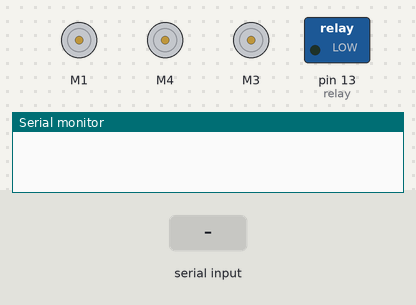
Recording of a sketch running on a simulated Arduino Uno, built with avr-gcc and run on an emulated ATmega328P. Shown: 3 × DC motor (green arrow = forward, orange = backward, longer = faster), switched loads named in the sketch (green lamp = pin HIGH), the last lines printed to the serial monitor. The inputs (shaded band) are chosen by the test bench.

Above: at 1.2 s.
1.3 s: "F" received over the second serial link
At 1.9 s:
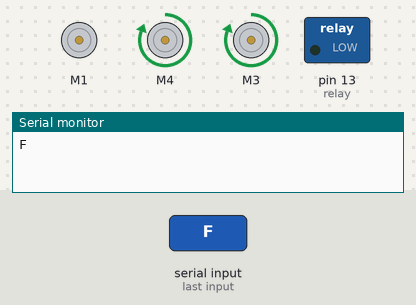
2.8 s: "B" received over the second serial link
At 3.1 s:
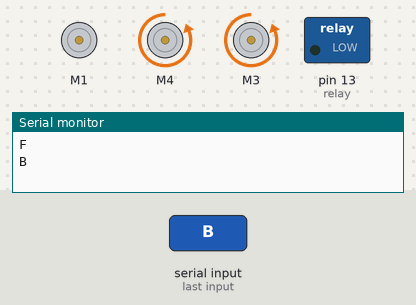
4.3 s: "R" received over the second serial link
At 5.4 s:
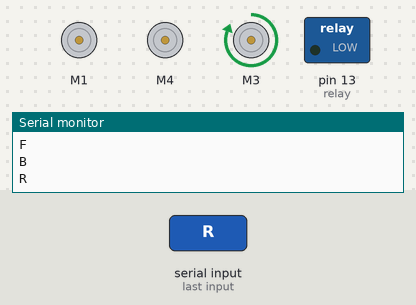
5.8 s: "L" received over the second serial link
At 6.5 s:
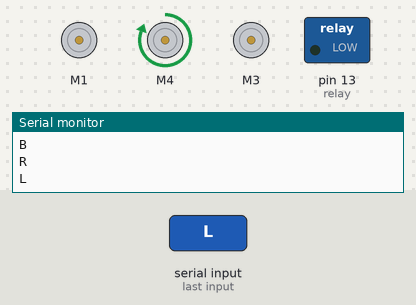
7.3 s: "G" received over the second serial link
At 7.7 s:
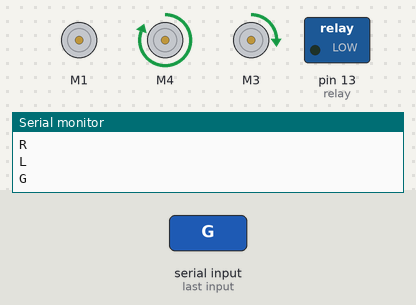
8.8 s: "I" received over the second serial link
At 10.0 s:
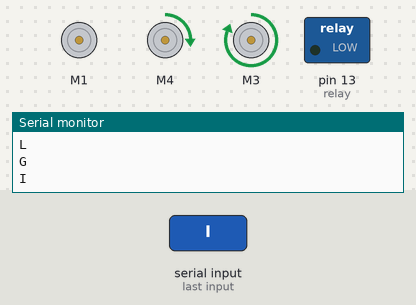
Timing chart, 0 to 11.3 s (numbered marks = the images above; inputs shaded):
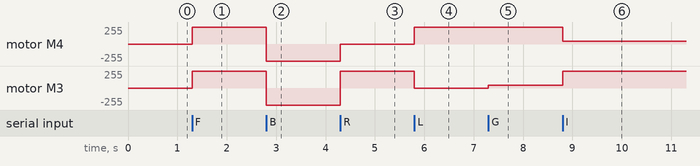

The sketch:

3CTEAM_code.ino
```cpp
#include <SoftwareSerial.h> //Thư viện sử dụng bất kỳ 2 chân digital nào để làm chân TX RX
#include <AFMotor.h>

SoftwareSerial mybluetooth(9,10); // Khai báo tên Bluetooth và chân TX RX (2-TX, 3-RX)
int M2;   // đầu ra m2
char docgiatri; //Biến docgiatri kiểu char
AF_DCMotor motor1(4); // banh phai vao M4
AF_DCMotor motor2(3); // banh trai vao M3
AF_DCMotor motor3(1);


int tai = 40;  // biến cho tốc độ xe di chuyển
int relay = 13; // noi chan digital 2

void setup()
{
  Serial.begin(9600);
  mybluetooth.begin(9600); //Kết nối Bluetooth với tốc độ baud là 9600
  motor3.setSpeed(255);
  pinMode (M2,OUTPUT);
  pinMode (relay,OUTPUT);
  digitalWrite (relay, LOW);
}
void Stop(){
  motor1.run(RELEASE);
  motor2.run(RELEASE);
}
void loop()
{
  while(mybluetooth.available() > 0) //Nếu tín hiệu của bluetooth lớn hơn 0, tức là đã kết nối OK
  {
    docgiatri = mybluetooth.read(); //Đọc các giá trị trên app được kết nối qua bluetooth và gán vào docgiatri
    Stop();
    Serial.println(docgiatri); //in giá trị lên cổng Serial
    Serial.println("");
  // các trường hợp di chuyển của xe
      if(docgiatri =='F'){          // tiến
        motor1.setSpeed(255);
        motor2.setSpeed(255);
        motor1.run(FORWARD);
        motor2.run(FORWARD);

    }
    else if(docgiatri=='B'){      // lùi
        motor1.setSpeed(255);
        motor2.setSpeed(255);
        motor1.run(BACKWARD);
        motor2.run(BACKWARD);
    }
    else if(docgiatri=='R'){      // trái
        motor1.setSpeed(255);
        motor2.setSpeed(255);
        motor1.run(RELEASE);
        motor2.run(FORWARD);
    }
    else if(docgiatri=='L'){      // phải
        motor1.setSpeed(255);
        motor2.setSpeed(255);
        motor1.run(FORWARD);
        motor2.run(RELEASE);
    }


    else if(docgiatri=='G'){      // tiến + trái
        motor1.setSpeed(255);
        motor2.setSpeed(tai);
        motor1.run(FORWARD);
        motor2.run(FORWARD);
    }
    else if(docgiatri=='I'){      // tiến + phải
        motor1.setSpeed(tai);
        motor2.setSpeed(255);
        motor1.run(FORWARD);
        motor2.run(FORWARD);
    }
    else if(docgiatri=='J'){      // lùi + phải
        motor1.setSpeed(tai);
        motor2.setSpeed(255);
        motor1.run(BACKWARD);
        motor2.run(BACKWARD);
    }
    else if(docgiatri=='H'){      // lùi + trái
        motor1.setSpeed(255);
        motor2.setSpeed(tai);
        motor1.run(BACKWARD);
        motor2.run(BACKWARD);
    }


    // vũ khí và relay được bật tắt đồng thời
    else if(docgiatri=='W'){        //bật vũ khí
        motor3.run(FORWARD);
    }
    else if(docgiatri=='w'){        // tắt vũ khí
        motor3.run(RELEASE);
    }
    else if(relay=='W'){
        digitalWrite(relay,1);      // bạt relay
    }
    else if(relay=='w'){
        digitalWrite(relay,0);      // tắt relay

  }
  }
}
```

Measured:
- after the input at 1.3 s, motor M4, motor M3: stopped → forward 255/255 at once
- after the input at 2.8 s, motor M4, motor M3: forward 255/255 → backward 255/255 at once
- after the input at 4.3 s, motor M4: backward 255/255 → stopped at once; motor M3: backward 255/255 → forward 255/255 at once
- after the input at 5.8 s, motor M4: stopped → forward 255/255 at once; motor M3: forward 255/255 → stopped at once
- after the input at 7.3 s, motor M3: stopped → forward 40/255 at once
- after the input at 8.8 s, motor M4: forward 255/255 → forward 40/255 at once; motor M3: forward 40/255 → forward 255/255 at once
